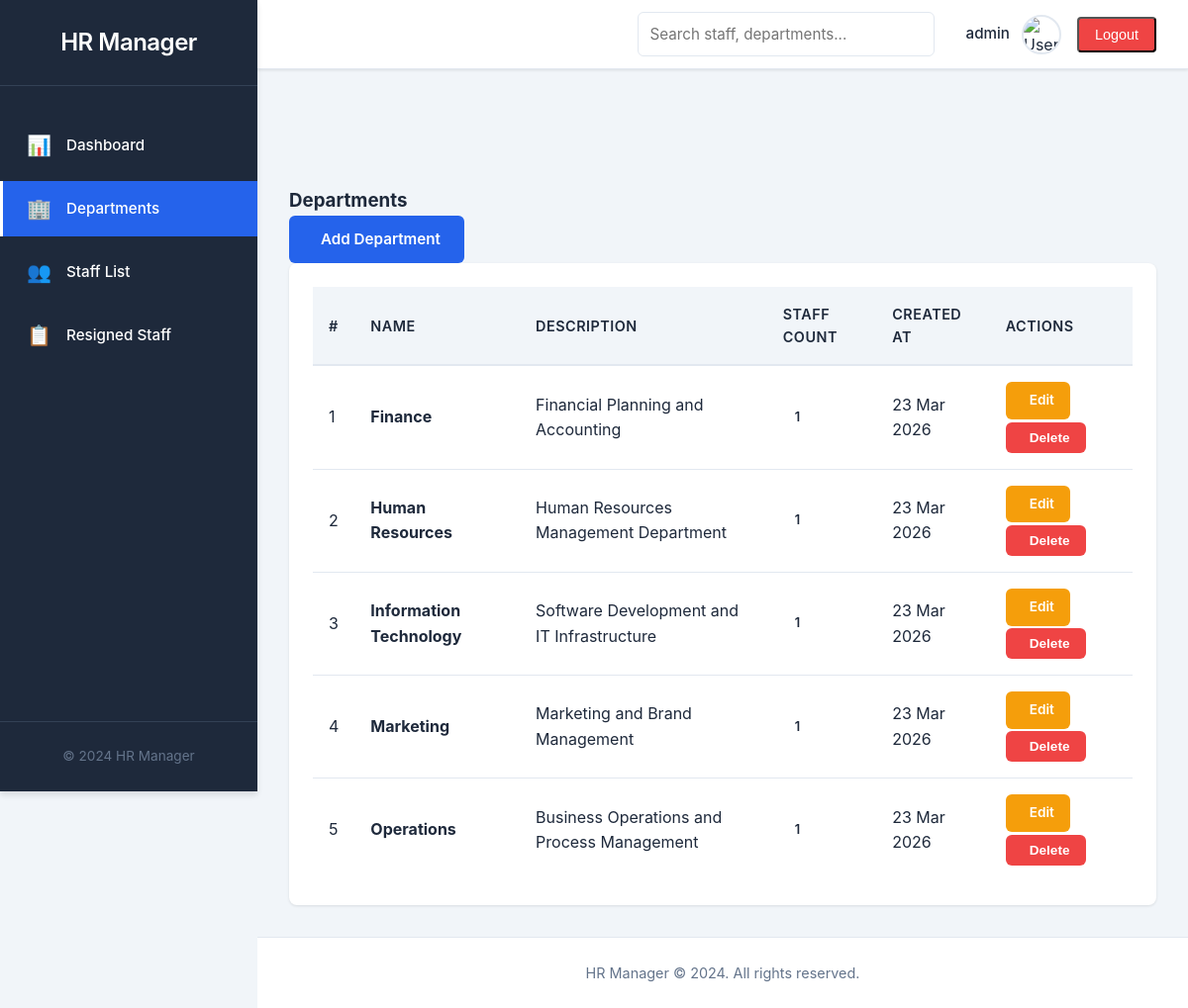
The page /departments (signed in) on the database its author committed.
### tables this page shows
CREATE TABLE IF NOT EXISTS `departments` (
  `id` int(11) NOT NULL AUTO_INCREMENT PRIMARY KEY,
  `name` varchar(100) NOT NULL UNIQUE,
  `description` text,
  `created_at` timestamp NOT NULL DEFAULT CURRENT_TIMESTAMP,
  `updated_at` timestamp NOT NULL DEFAULT CURRENT_TIMESTAMP ON UPDATE CURRENT_TIMESTAMP,
  INDEX `idx_name` (`name`)
);

### controllers/DepartmentController.php (called while the page is built, shortened)
<?php
class DepartmentController
{
    protected $departmentModel;
    public function __construct()
    {
        $this->departmentModel = new Department();
    }
    public function index()
    {
        $departments = $this->departmentModel->getAllWithStaffCount();
        require BASE_PATH . '/views/departments/index.php';
    }
}

### config/database.php (called while the page is built, shortened)
<?php
class Database {
    private static $instance = null;
    private $pdo;
    private function __construct() {
        $dsn = "mysql:host=" . DB_HOST . ";dbname=" . DB_NAME . ";charset=" . DB_CHARSET;
        $options = [
            PDO::ATTR_ERRMODE            => PDO::ERRMODE_EXCEPTION,
            PDO::ATTR_DEFAULT_FETCH_MODE => PDO::FETCH_ASSOC,
            PDO::ATTR_EMULATE_PREPARES   => false,
        ];
        try {
            $this->pdo = new PDO($dsn, DB_USER, DB_PASS, $options);
        } catch (PDOException $e) {
            error_log('DB Connection failed: ' . $e->getMessage());
            die(json_encode(['error' => 'Database connection failed.']));
        }
    }
    public static function getInstance(): Database {
        if (self::$instance === null) {
            self::$instance = new Database();
        }
        return self::$instance;
    }
    public function getConnection(): PDO {
        return $this->pdo;
    }
}

### models/Department.php (called while the page is built, shortened)
<?php
class Department
{
    protected $db;
    public function __construct()
    {
        $this->db = Database::getInstance()->getConnection();
    }
    public function getAllWithStaffCount()
    {
        $stmt = $this->db->prepare(
            "SELECT d.*, COUNT(s.id) as staff_count
             FROM departments d
             LEFT JOIN staff s ON d.id = s.department_id AND s.status != 'Resigned'
             GROUP BY d.id
             ORDER BY d.name ASC"
        );
        $stmt->execute();
        return $stmt->fetchAll(PDO::FETCH_ASSOC);
    }
}

### helpers/functions.php (called while the page is built, shortened)
<?php
function e(string $str): string {
    return htmlspecialchars($str, ENT_QUOTES, 'UTF-8');
}
function fmt_date(?string $date): string {
    return date('d M Y', strtotime($date));
}

### views/departments/index.php (the view, shortened to what this page needs)
<div class="d-flex justify-content-between align-items-center mb-4">
    <h3>Departments</h3>
    <a href="<?php echo APP_URL; ?>/departments/create" class="btn btn-primary">
        <i class="fas fa-plus me-2"></i>Add Department
    </a>
</div>
<div class="card border-0 shadow-sm">
    <div class="card-body">
        <?php if (isset($departments) && count($departments) > 0): ?>
            <div class="table-responsive">
                <table class="table table-hover mb-0">
                    <thead class="table-light">
                        <tr>
                            <th>#</th>
                            <th>Name</th>
                            <th>Description</th>
                            <th>Staff Count</th>
                            <th>Created At</th>
                            <th>Actions</th>
                        </tr>
                    </thead>
                    <tbody>
                        <?php foreach ($departments as $index => $dept): ?>
                            <tr>
                                <td><?php echo e($index + 1); ?></td>
                                <td><strong><?php echo e($dept['name'] ?? ''); ?></strong></td>
                                <td><?php echo e($dept['description'] ?? '-'); ?></td>
                                <td>
                                    <span class="badge bg-info">
                                        <?php echo e($dept['staff_count'] ?? 0); ?>
                                    </span>
                                </td>
                                <td><?php echo fmt_date($dept['created_at'] ?? ''); ?></td>
                                <td>
                                    <a href="<?php echo APP_URL; ?>/departments/<?php echo e($dept['id']); ?>/edit" class="btn btn-sm btn-warning">
                                        <i class="fas fa-edit"></i> Edit
                                    </a>
                                    <button class="btn btn-sm btn-danger" data-bs-toggle="modal" data-bs-target="#deleteModal" data-dept-id="<?php echo e($dept['id']); ?>" data-dept-name="<?php echo e($dept['name']); ?>">
                                        <i class="fas fa-trash"></i> Delete
                                    </button>
                                </td>
                            </tr>
                        <?php endforeach; ?>
                    </tbody>
                </table>
            </div>
        <?php endif; ?>
    </div>
</div>
<?php
include __DIR__ . '/../layouts/main.php';
?>

### assets/css/style.css (style rules this page uses)
:root { --primary-blue: #2563EB; --primary-dark: #1e40af; --sidebar-dark: #1e293b; --sidebar-hover: #334155; --white: #ffffff; --light-gray: #f1f5f9; --border-gray: #e2e8f0; --text-dark: #1e293b; --text-gray: #64748b; --success-green: #10b981; --danger-red: #ef4444; --warning-orange: #f59e0b; --info-blue: #3b82f6; --resigned-red: #dc2626; --ended-gray: #6b7280; --shadow: 0 1px 3px rgba(0, 0, 0, 0.1); --shadow-md: 0 4px 6px rgba(0, 0, 0, 0.1); --shadow-lg: 0 10px 15px rgba(0, 0, 0, 0.1); }
* { margin: 0; padding: 0; box-sizing: border-box; }
html { font-size: 16px; scroll-behavior: smooth; }
body { font-family: -apple-system, BlinkMacSystemFont, 'Segoe UI', Roboto, 'Helvetica Neue', Arial, sans-serif; background-color: var(--light-gray); color: var(--text-dark); line-height: 1.6; overflow-x: hidden; }
a { color: var(--primary-blue); text-decoration: none; transition: color 0.3s ease; }
.card { background-color: var(--white); border-radius: 8px; box-shadow: var(--shadow); overflow: hidden; transition: box-shadow 0.3s ease; }
.card-body { padding: 1.5rem; }
.table-responsive { overflow-x: auto; }
table { width: 100%; border-collapse: collapse; background-color: var(--white); }
thead { background-color: var(--light-gray); border-bottom: 2px solid var(--border-gray); }
th { padding: 1rem; text-align: left; font-weight: 600; color: var(--text-dark); font-size: 0.9rem; text-transform: uppercase; letter-spacing: 0.5px; }
td { padding: 1rem; border-bottom: 1px solid var(--border-gray); color: var(--text-dark); }
tbody tr { transition: background-color 0.2s ease; }
tbody tr:last-child td { border-bottom: none; }
.btn { padding: 0.75rem 1.5rem; border: none; border-radius: 6px; font-size: 0.95rem; font-weight: 600; cursor: pointer; transition: all 0.3s ease; display: inline-flex; align-items: center; gap: 0.5rem; text-decoration: none; }
.btn-primary { background-color: var(--primary-blue); color: var(--white); }
.btn-danger { background-color: var(--danger-red); color: var(--white); }
.btn-warning { background-color: var(--warning-orange); color: var(--white); }
.btn-sm { padding: 0.5rem 1rem; font-size: 0.85rem; }
.badge { display: inline-block; padding: 0.25rem 0.75rem; border-radius: 12px; font-size: 0.8rem; font-weight: 600; }

### rows shown on the page
departments: name "Finance", description "Financial Planning and Accounting", staff_count "1", created_at "23 Mar 2026"
departments: name "Human Resources", description "Human Resources Management Department", staff_count "1", created_at "23 Mar 2026"
departments: name "Information Technology", description "Software Development and IT Infrastructure", staff_count "1", created_at "23 Mar 2026"
departments: name "Marketing", description "Marketing and Brand Management", staff_count "1", created_at "23 Mar 2026"
departments: name "Operations", description "Business Operations and Process Management", staff_count "1", created_at "23 Mar 2026"

### other values the page prints
current_user()['username'] "admin"
